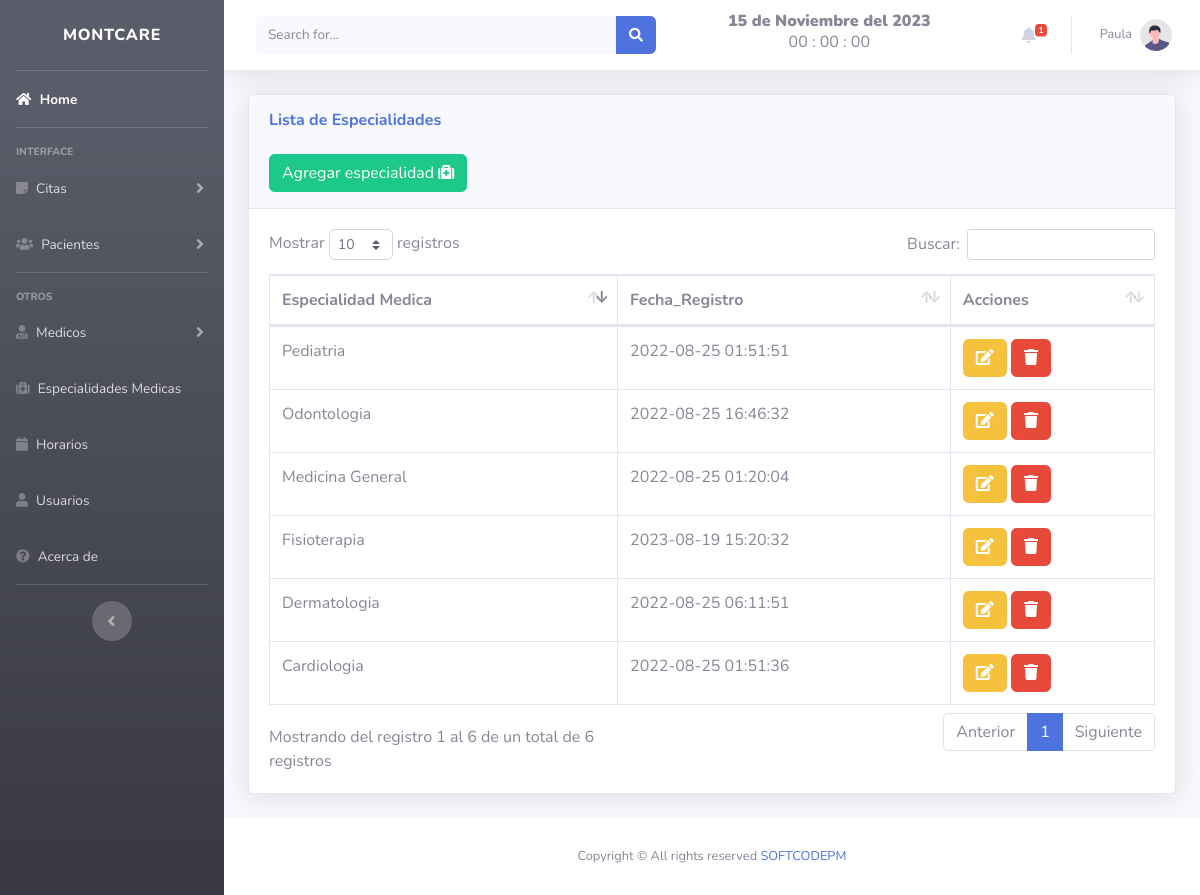
The page /citas-medicas/views/especialidades.php (signed in) on the database its author committed.
### tables this page shows
CREATE TABLE `especialidades` (
  `id` int(11) NOT NULL,
  `nombre` varchar(100) NOT NULL,
  `fecha` timestamp NOT NULL DEFAULT current_timestamp()
);

### citas-medicas/views/especialidades.php (the view, shortened to what this page needs)
<!DOCTYPE html>
<html lang="en">
<head>
</head>
<?php include "../includes/header.php"; ?>
<body id="page-top">
    <div class="container-fluid">
        <div class="card shadow mb-4">
            <div class="card-header py-3">
                <h6 class="m-0 font-weight-bold text-primary">Lista de Especialidades</h6>
                <br>
                <button type="button" class="btn btn-success" data-toggle="modal" data-target="#especialidad">
                    <span class="glyphicon glyphicon-plus"></span> Agregar especialidad <i class="fa fa-medkit" aria-hidden="true"></i> </a></button>
            </div>
            <div class="card-body">
                <div class="table-responsive">
                    <table class="table table-bordered" id="dataTable" width="100%" cellspacing="0">
                        <thead>
                            <tr>
                                <th>Especialidad Medica</th>
                                <th>Fecha_Registro</th>
                                <th>Acciones</th>
                            </tr>
                        </thead>
                        <?php
                        include "../includes/db.php";
                        $result = mysqli_query($conexion, "SELECT * FROM especialidades ");
                        while ($fila = mysqli_fetch_assoc($result)) :
                        ?>
                            <tr>
                                <td><?php echo $fila['nombre']; ?></td>
                                <td><?php echo $fila['fecha']; ?></td>
                                <td>
                                    <a class="btn btn-warning" href="../includes/editar_esp.php?id=<?php echo $fila['id'] ?> ">
                                        <i class="fa fa-edit "></i> </a>
                                    <a href="../includes/eliminar_esp.php?id=<?php echo $fila['id'] ?> " class="btn btn-danger btn-del">
                                        <i class="fa fa-trash "></i></a></button>
                                </td>
                            </tr>
                        <?php endwhile; ?>
                    </table>
                </div>
            </div>
        </div>
    </div>
    <?php include "../includes/footer.php"; ?>
</body>
</html>

### rows shown on the page
especialidades: nombre "Medicina General", fecha "2022-08-25 01:20:04"
especialidades: nombre "Cardiologia", fecha "2022-08-25 01:51:36"
especialidades: nombre "Pediatria", fecha "2022-08-25 01:51:51"
especialidades: nombre "Dermatologia", fecha "2022-08-25 06:11:51"
especialidades: nombre "Odontologia", fecha "2022-08-25 16:46:32"
especialidades: nombre "Fisioterapia", fecha "2023-08-19 15:20:32"

### other values the page prints
fecha() "15 de Noviembre del 2023"
$_SESSION['nombre'] "Paula"
